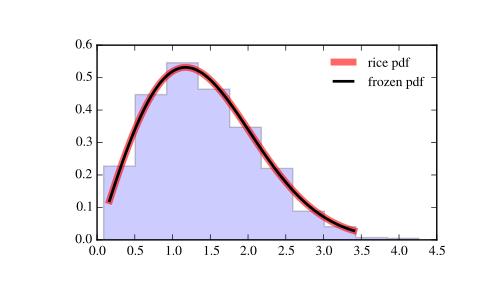

This chart was generated by the following Python code:
from scipy.stats import rice
import matplotlib.pyplot as plt
fig, ax = plt.subplots(1, 1)

# Calculate a few first moments:

b = 0.775
mean, var, skew, kurt = rice.stats(b, moments='mvsk')

# Display the probability density function (``pdf``):

x = np.linspace(rice.ppf(0.01, b),
                rice.ppf(0.99, b), 100)
ax.plot(x, rice.pdf(x, b),
       'r-', lw=5, alpha=0.6, label='rice pdf')

# Alternatively, the distribution object can be called (as a function)
# to fix the shape, location and scale parameters. This returns a "frozen"
# RV object holding the given parameters fixed.

# Freeze the distribution and display the frozen ``pdf``:

rv = rice(b)
ax.plot(x, rv.pdf(x), 'k-', lw=2, label='frozen pdf')

# Check accuracy of ``cdf`` and ``ppf``:

vals = rice.ppf([0.001, 0.5, 0.999], b)
np.allclose([0.001, 0.5, 0.999], rice.cdf(vals, b))
# True

# Generate random numbers:

r = rice.rvs(b, size=1000)

# And compare the histogram:

ax.hist(r, normed=True, histtype='stepfilled', alpha=0.2)
ax.legend(loc='best', frameon=False)
plt.show()
